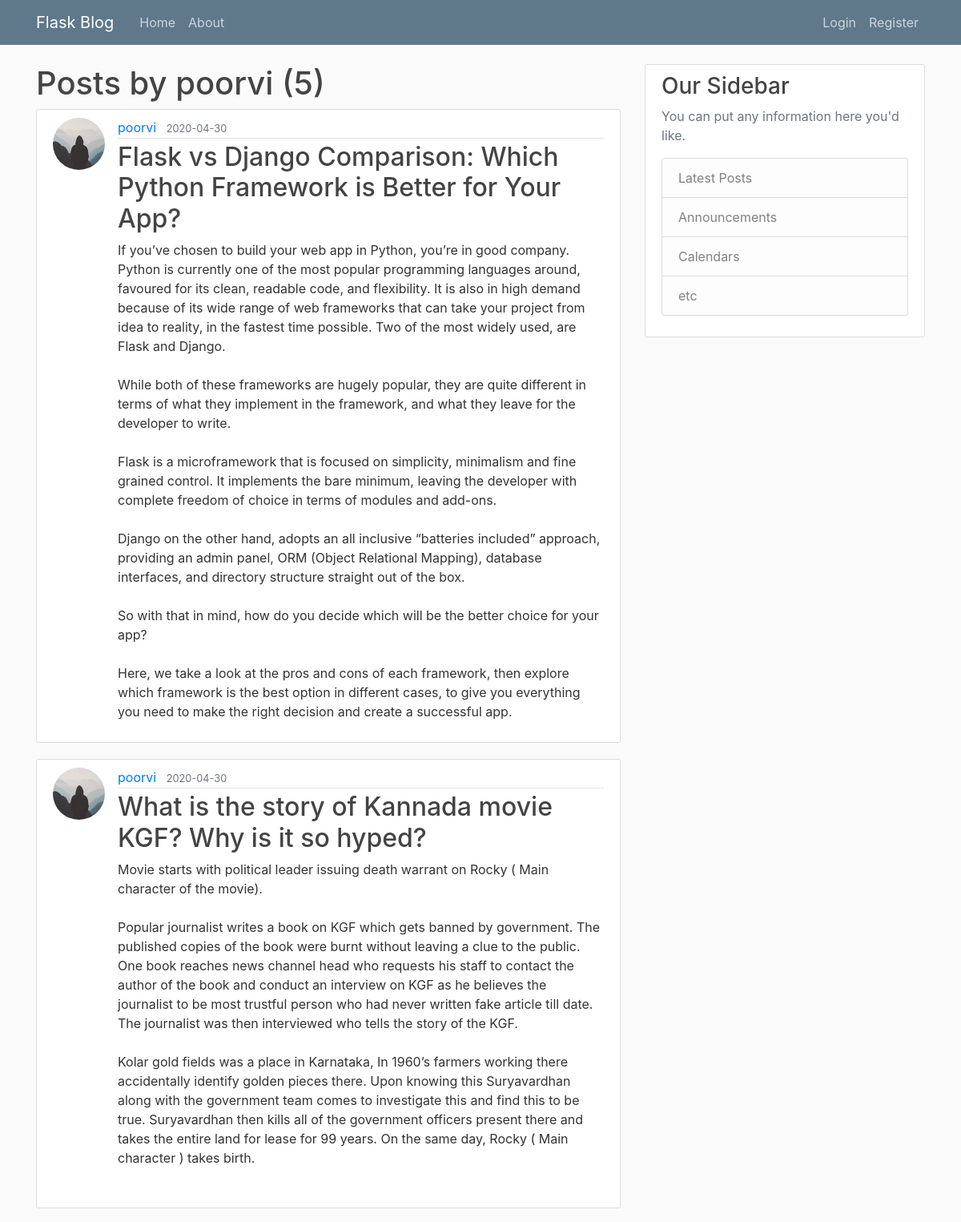
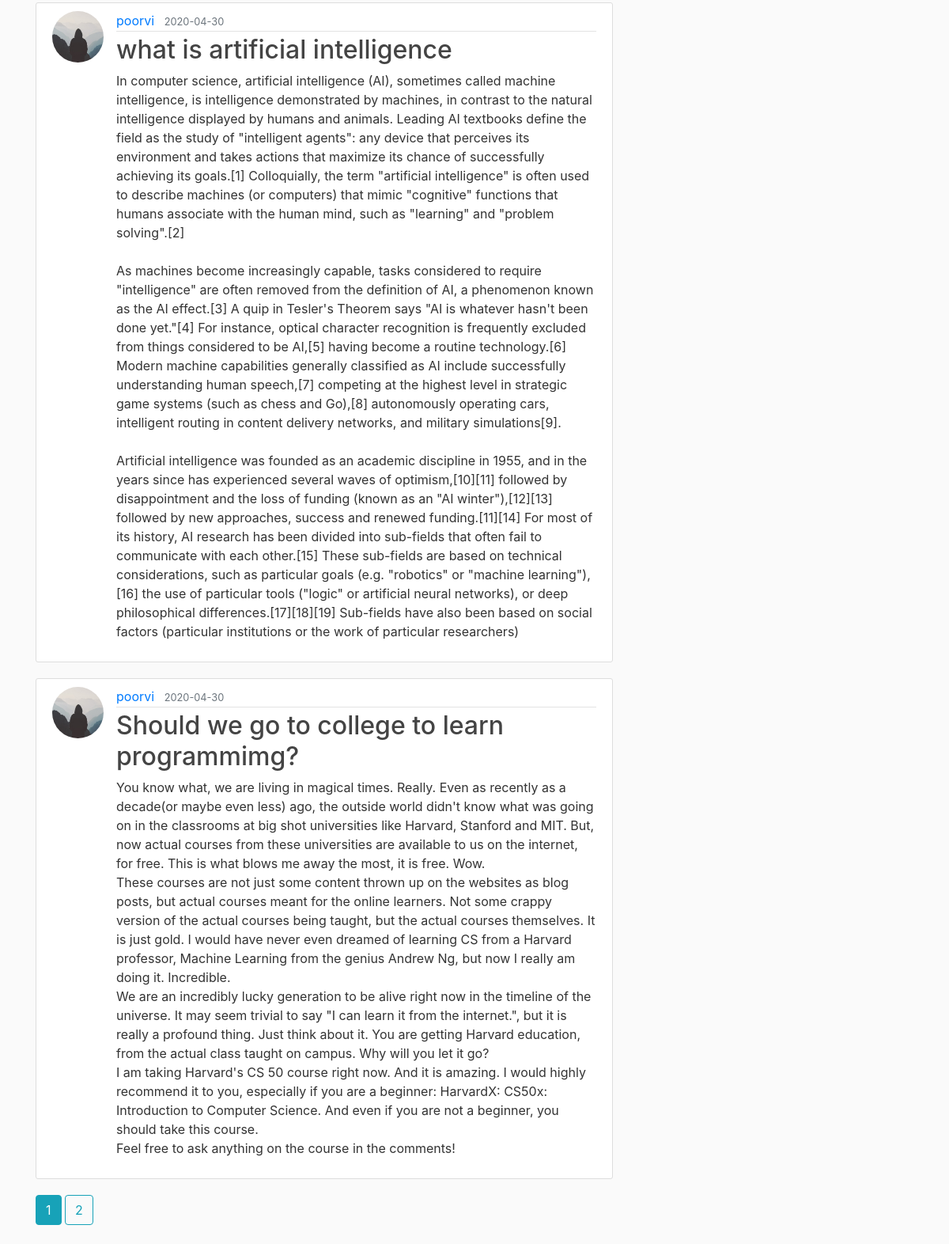
Screenshot of /user/poorvi with the database file from the repository (2 pictures, top to bottom).
### flaskblog/models.py (models this page shows, shortened)
class User(db.Model,UserMixin):
    id = db.Column(db.Integer,primary_key=True)
    username = db.Column(db.String(20),unique=True,nullable=False)
    email= db.Column(db.String(120),unique=True,nullable=False)
    image_file= db.Column(db.String(20),nullable=False,default='default.jpg')
    password=db.Column(db.String(60),nullable=False)
    posts = db.relationship('Post', backref='author', lazy=True)

class Post(db.Model):
    id=db.Column(db.Integer,primary_key=True)
    title=db.Column(db.String(100),nullable=False)
    date_posted=db.Column(db.DateTime,nullable=False,default=datetime.utcnow)
    content=db.Column(db.Text,nullable=False)
    user_id = db.Column(db.Integer, db.ForeignKey('user.id'), nullable=False)

### flaskblog/users/routes.py (the view)
@users.route("/user/<string:username>")
def user_posts(username):
    page = request.args.get('page',1,type=int)
    user = User.query.filter_by(username=username).first_or_404()
    posts= Post.query.filter_by(author=user)\
        .order_by(Post.date_posted.desc())\
        .paginate(page=page,per_page=4)
    return render_template('user_posts.html',posts=posts,user=user)

### flaskblog/templates/user_posts.html
{% extends "layout.html" %}
{% block content%}
    <h1>Posts by {{ user.username }} ({{ posts.total }})</h1>
    {% for post in posts.items%}
    <article class="media content-section">
      <img class="rounded-circle article-img"src="{{ url_for('static',filename='profile_pics/'+post.author.image_file)}}" alt="">
        <div class="media-body">
          <div class="article-metadata">
            <a class="mr-2" href="{{url_for('users.user_posts',username=post.author.username)}}">{{ post.author.username }}</a>
            <small class="text-muted">{{ post.date_posted.strftime('%Y-%m-%d') }}</small>
          </div>
          <h2><a class="article-title" href="{{ url_for('posts.post',post_id=post.id)}}">{{ post.title }}</a></h2>
          <p class="article-content">{{ post.content }}</p>
        </div>
      </article>
    {% endfor %}
    {% for page_num in posts.iter_pages(left_edge=1,right_edge=1,left_current=1,right_current=2)%}
    {% if page_num %}
      {% if posts.page == page_num %}
        <a class="btn btn-info mb-4" href="{{url_for('users.user_posts',username=user.username,page=page_num)}}">{{page_num}}</a>
      {% else %}
        <a class="btn btn-outline-info mb-4" href="{{url_for('users.user_posts',username=user.username,page=page_num)}}">{{page_num}}</a>
      {% endif %}
    {% else %}
      ...
    {% endif %}
    {% endfor %}
{% endblock content%}

### flaskblog/static/main.css (style rules this page uses)
body { background: #fafafa; color: #333333; margin-top: 5rem; }
h1, h2, h3, h4, h5, h6 { color: #444444; }
.content-section { background: #ffffff; padding: 10px 20px; border: 1px solid #dddddd; border-radius: 3px; margin-bottom: 20px; }
.article-title { color: #444444; }
.article-content { white-space: pre-line; }
.article-img { height: 65px; width: 65px; margin-right: 16px; }
.article-metadata { padding-bottom: 1px; margin-bottom: 4px; border-bottom: 1px solid #e3e3e3 }

### rows the page displays
User: username "poorvi"
Post: image_file (placeholder picture), author.username "poorvi", date_posted "2020-04-30", title "Flask vs Django Comparison: Which Python Framework is Better for Your App?", content "If you’ve chosen to build your web app in Python, you’re in good company. Python is currently one of the most popular programming languages around, favoured for its clean, readable code, and flexibility. It is also in high demand because of its wide range of web frameworks that can take your project from idea to reality, in the fastest time possible. Two of the most widely used, are Flask and Django. While both of these frameworks are hugely popular, they are quite different in terms of what they implement in the framework, and what they leave for the developer to write. Flask is a microframework that is focused on simplicity, minimalism and fine grained control. It implements the bare…"
Post: image_file (placeholder picture), author.username "poorvi", date_posted "2020-04-30", title "What is the story of Kannada movie KGF? Why is it so hyped?", content "Movie starts with political leader issuing death warrant on Rocky ( Main character of the movie). Popular journalist writes a book on KGF which gets banned by government. The published copies of the book were burnt without leaving a clue to the public. One book reaches news channel head who requests his staff to contact the author of the book and conduct an interview on KGF as he believes the journalist to be most trustful person who had never written fake article till date. The journalist was then interviewed who tells the story of the KGF. Kolar gold fields was a place in Karnataka, In 1960’s farmers working there accidentally identify golden pieces there. Upon knowing this Suryavardhan…"
Post: image_file (placeholder picture), author.username "poorvi", date_posted "2020-04-30", title "what is artificial intelligence", content "In computer science, artificial intelligence (AI), sometimes called machine intelligence, is intelligence demonstrated by machines, in contrast to the natural intelligence displayed by humans and animals. Leading AI textbooks define the field as the study of \"intelligent agents\": any device that perceives its environment and takes actions that maximize its chance of successfully achieving its goals.[1] Colloquially, the term \"artificial intelligence\" is often used to describe machines (or computers) that mimic \"cognitive\" functions that humans associate with the human mind, such as \"learning\" and \"problem solving\".[2] As machines become increasingly capable, tasks considered to require…"
Post: image_file (placeholder picture), author.username "poorvi", date_posted "2020-04-30", title "Should we go to college to learn programmimg?", content "You know what, we are living in magical times. Really. Even as recently as a decade(or maybe even less) ago, the outside world didn't know what was going on in the classrooms at big shot universities like Harvard, Stanford and MIT. But, now actual courses from these universities are available to us on the internet, for free. This is what blows me away the most, it is free. Wow. These courses are not just some content thrown up on the websites as blog posts, but actual courses meant for the online learners. Not some crappy version of the actual courses being taught, but the actual courses themselves. It is just gold. I would have never even dreamed of learning CS from a Harvard professor,…"

### other values shown
{{ posts.total }} "5"
{{ page_num }} "1"
{{ page_num }} "2"
